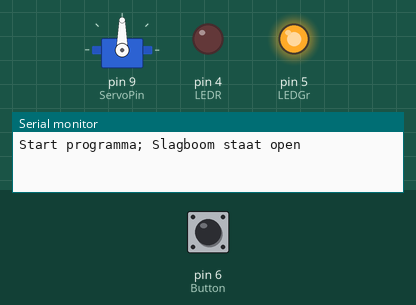
Recording of a sketch running on a simulated Arduino Uno, built with avr-gcc and run on an emulated ATmega328P. Shown: servo, output pins drawn as LEDs (lit = HIGH), the last lines printed to the serial monitor. Inputs (shaded band) come from the test bench; at power-on: pin 6 (Button) LOW.

Above: at 2.2 s.
2.3 s: pin 6 (Button) pulled HIGH for 0.6 s
At 3.8 s:
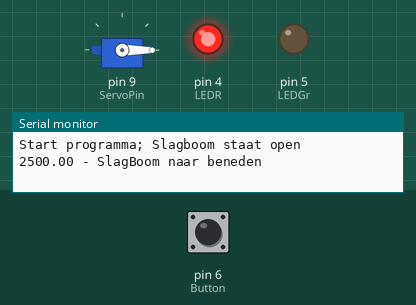
5.9 s: pin 6 (Button) pulled HIGH for 1 s
At 8.4 s:
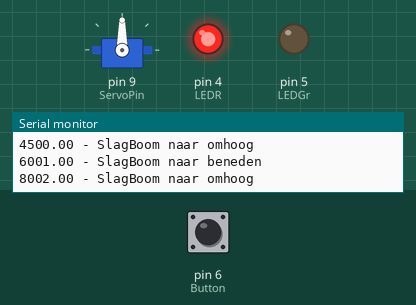
9.9 s: pin 6 (Button) pulled HIGH for 3.2 s
At 10.9 s:
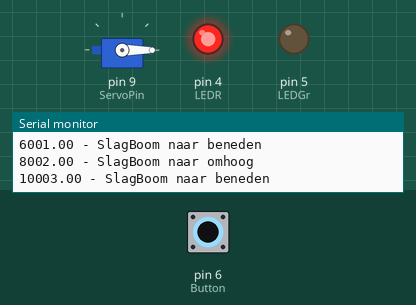
Timing chart, 0 to 16.0 s (numbered marks = the images above; inputs shaded):
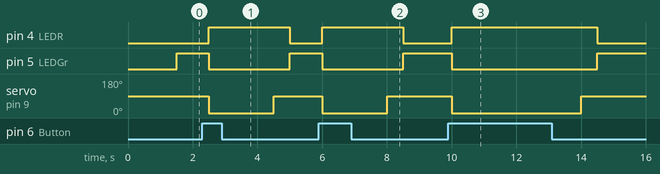

The sketch:

slagboom.ino
```cpp
/*	Servomotor voorbeeld (slagboom overweg)
*/

#include <Servo.h>

int ServoPin = 9;
int LEDR= 4;
int LEDGr= 5;
int Button=6;

int Toggle=0;

Servo SlagBoom;

float tijdsduur;

void setup()
{
	Serial.begin(9600);

	pinMode(LEDR, OUTPUT);
	pinMode(LEDGr, OUTPUT);

	pinMode(Button, INPUT);

	SlagBoom.attach(ServoPin);
	SlagBoom.write(90);
	Serial.println("Start programma; Slagboom staat open");
	delay(1000);
}

void loop()
{
	while (digitalRead(Button) == HIGH) {
		while(Toggle == 0){
			tijdsduur = millis();
			Serial.print(tijdsduur);
			Serial.println(" - SlagBoom naar beneden");
			Toggle = 1;
		}
		digitalWrite(LEDGr, LOW);
		digitalWrite(LEDR, HIGH);
		SlagBoom.write(0);
		delay(2000);

	}

	while (Toggle == 1) {
		tijdsduur = millis();
		Serial.print(tijdsduur);
		Serial.println(" - SlagBoom naar omhoog");
		Toggle = 0;
	}

	SlagBoom.write(90);
	delay(500);

	digitalWrite(LEDR, LOW);
	digitalWrite(LEDGr, HIGH);

}
```

Measured:
- after the input at 2.3 s, pin 4 (LEDR): LOW → HIGH after 0.20 s, → LOW 2.5 s later; pin 5 (LEDGr): HIGH → LOW after 0.20 s, → HIGH 2.5 s later; servo on pin 9 (ServoPin): 90° → 0° after 0.20 s, → 90° 2.0 s later
- after the input at 5.9 s, pin 4 (LEDR): LOW → HIGH after 0.10 s, → LOW 2.5 s later; pin 5 (LEDGr): HIGH → LOW after 0.10 s, → HIGH 2.5 s later; servo on pin 9 (ServoPin): 90° → 0° after 0.10 s, → 90° 2.0 s later
- after the input at 9.9 s, pin 4 (LEDR): LOW → HIGH after 0.10 s, → LOW 4.5 s later; pin 5 (LEDGr): HIGH → LOW after 0.10 s, → HIGH 4.5 s later; servo on pin 9 (ServoPin): 90° → 0° after 0.10 s, → 90° 4.0 s later
